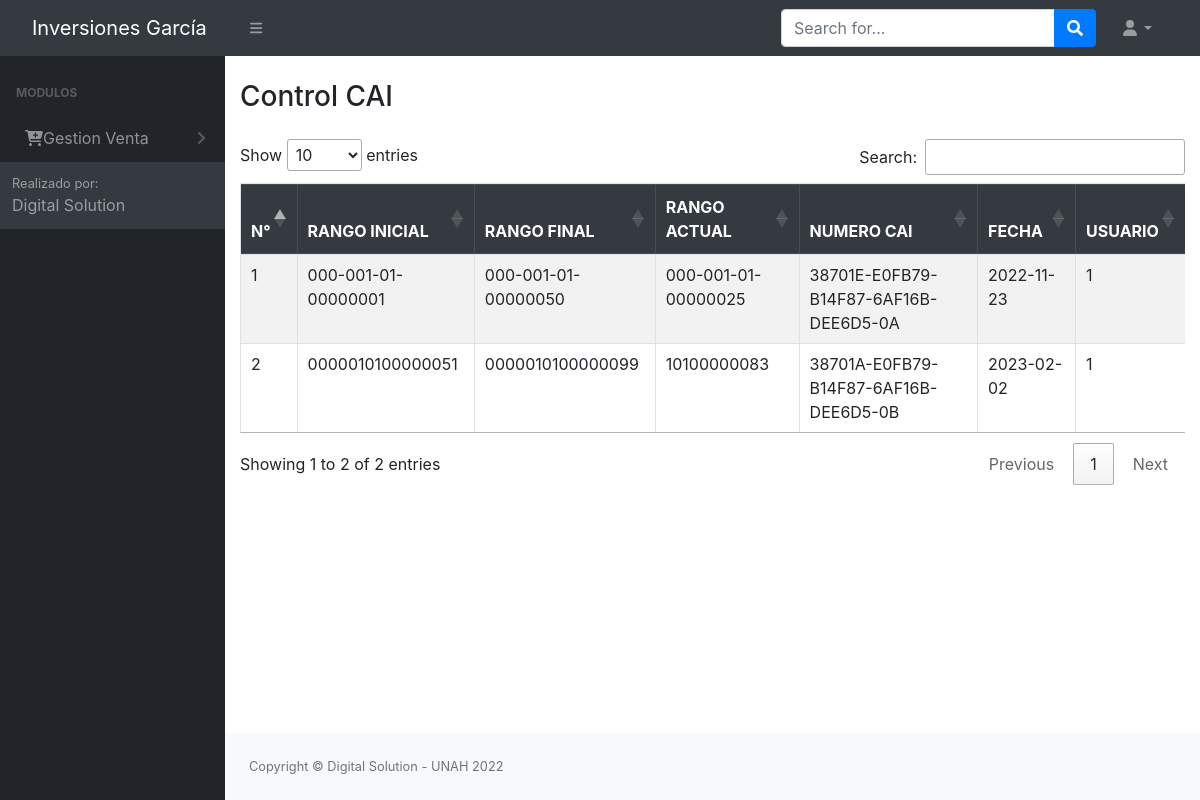
The page /src/CAI.php (signed in) on the database its author committed.
### tables this page shows
CREATE TABLE `tbl_permisos` (
  `id_permiso` int(11) NOT NULL AUTO_INCREMENT,
  `id_rol` int(11) NOT NULL,
  `permiso_insercion` int(11) NOT NULL,
  `permiso_eliminacion` int(11) NOT NULL,
  `permiso_modificar` int(11) NOT NULL,
  `permiso_consultar` int(11) NOT NULL,
  `id_objeto` int(11) NOT NULL,
  `pdf` int(11) NOT NULL,
  PRIMARY KEY (`id_permiso`),
  KEY `id_objeto` (`id_objeto`),
  KEY `id_rol` (`id_rol`)
);

CREATE TABLE `tbl_modulos` (
  `id_objeto` int(11) NOT NULL AUTO_INCREMENT,
  `Objeto` varchar(100) NOT NULL,
  `descripcion_objeto` varchar(30) NOT NULL,
  `id_padre` int(11) NOT NULL,
  `URL` varchar(100) NOT NULL,
  PRIMARY KEY (`id_objeto`)
);

CREATE TABLE `tbl_cai` (
  `id` int(11) NOT NULL AUTO_INCREMENT,
  `rango_inicial` varchar(30) NOT NULL,
  `rango_final` varchar(30) NOT NULL,
  `rango_actual` varchar(30) NOT NULL,
  `numero_CAI` varchar(100) NOT NULL,
  `fecha_vencimiento` date DEFAULT NULL,
  `id_usuario` int(11) NOT NULL,
  PRIMARY KEY (`id`),
  KEY `id_usuario` (`id_usuario`)
);

### config/conex.php (called while the page is built, shortened)
<?php
     function getConexion()
    {
        $db = new PDO('mysql:host=localhost:3306;dbname=bd_inversiones_garcia', 'root', '');
        return $db;
    }
?>

### modelos/modelo_principal.php (called while the page is built, shortened)
<?php
class ModeloPrincipal
{
    private $db;
    private $datos;
    public function __construct()
    {
        require_once '../config/conex.php';
        $this->db = getConexion();
    }
    public function insertargeneral($sql)
    {
        $this->db = getConexion();
        $resultado = $this->db->query($sql);
        if ($resultado) {
            return true;
        } else {
            return false;
        }
    }
    public function mostrargeneral($consulta)
    {
        $resu = $this->db->query($consulta);
        while ($filas = $resu->FETCHALL(PDO::FETCH_ASSOC)) {
            $this->datos[] = $filas;
        }
        return $this->datos;
    }
}

### controladores/controlador_CAI.php (the view, shortened to what this page needs)
<?php
    include_once '../modelos/modelo_principal.php';
    include_once('../Login/header.php');
    class CAIContralador
    {
        static public function mostrarCAI()
        {
            $CAI = new ModeloPrincipal();
            $matriz = $CAI->mostrargeneral("select * from tbl_cai;");
            $ii = 0;
            if($matriz != null)
            {
                foreach ($matriz as $key => $value)   {
                    foreach ($value as $registro) {?>
                        <tr>
                        <td><?=$ii = $ii + 1?></td>
                        <td><?=$registro['rango_inicial']?></td>
                        <td><?=$registro['rango_final']?></td>
                        <td><?=$registro['rango_actual']?></td>
                        <td><?=$registro['numero_CAI']?></td>
                        <td><?=$registro['fecha_vencimiento']?></td>
                        <td><?=$registro['id_usuario']?></td>
                    </tr>
                <?php   }
                }
            }
        }
    }
?>

### Login/header.php (shortened to what this page needs)
<?php
include '../config/conn.php';
?>
<!DOCTYPE html>
<html lang="en">
    <head>
        <link href="https://cdn.jsdelivr.net/npm/simple-datatables@latest/dist/style.css" rel="stylesheet" />
        <link href="../dist/css/styles.css" rel="stylesheet" />
        <link rel="stylesheet" href="../Login/vendors/x/dist/notiflix-3.2.5.min.css" />
        <link rel="stylesheet" href="https://cdnjs.cloudflare.com/ajax/libs/twitter-bootstrap/4.1.3/css/bootstrap.css">
        <link rel="stylesheet" href="https://cdn.datatables.net/1.10.20/css/dataTables.bootstrap4.min.css">
        <link rel="stylesheet" type="text/css" href="assets/css/main.css">
        <link rel="stylesheet" type="text/css" href="assets/css/style.css">
        <link href="https://cdn.jsdelivr.net/npm/bootstrap@5.1.3/dist/css/bootstrap.min.css" rel="stylesheet">
        <link href="../dist/css/contenedor.css" rel="stylesheet" />
        <link href="../Login/vendors/bootstrap/dist/css/bootstrap.min.css" rel="stylesheet">
        <link rel="stylesheet" href="../Login/vendors/notiflix/dist/notiflix-3.2.5.min.css" />
        <link rel="stylesheet" href="https://cdnjs.cloudflare.com/ajax/libs/font-awesome/5.7.2/css/all.min.css" />
        <link rel="stylesheet" href="https://cdnjs.cloudflare.com/ajax/libs/simple-line-icons/2.4.1/css/simple-line-icons.css" />
        <link rel="stylesheet" href="https://cdn.datatables.net/1.10.19/css/jquery.dataTables.min.css" />
        <link rel="stylesheet" href="https://cdn.datatables.net/buttons/1.5.6/css/buttons.dataTables.min.css" />
    </head>
    <body class="sb-nav-fixed">
        <nav class="sb-topnav navbar navbar-expand navbar-dark bg-dark">
            <a class="navbar-brand ps-3" id="titulo_menu" href="../dist/home.php">  Inversiones García  </a>
            <button class="btn btn-link btn-sm order-1 order-lg-0 me-4 me-lg-0" id="sidebarToggle" href="#!"><i class="fas fa-bars"></i></button>
            <form class="d-none d-md-inline-block form-inline ms-auto me-0 me-md-3 my-2 my-md-0">
                <div class="input-group">
                    <input class="form-control" type="text" placeholder="Search for..." aria-label="Search for..." aria-describedby="btnNavbarSearch" />
                    <button class="btn btn-primary" id="btnNavbarSearch" type="button"><i class="fas fa-search"></i></button>
                </div>
            </form>
            <ul class="navbar-nav ms-auto ms-md-0 me-3 me-lg-4">
                <li class="nav-item dropdown">
                    <a class="nav-link dropdown-toggle" id="navbarDropdown" href="#" role="button" data-bs-toggle="dropdown" aria-expanded="false"><i class="fas fa-user fa-fw"></i></a>
                </li>
            </ul>
        </nav>
        <div id="layoutSidenav">
            <div id="layoutSidenav_nav">
                <nav class="sb-sidenav accordion sb-sidenav-dark" id="sidenavAccordion">
                    <div class="sb-sidenav-menu">
                        <div class="nav">
                            <div class="sb-sidenav-menu-heading">Modulos</div>
                            <?php
                            $rol = $_SESSION['rol'];
                            $result = mysqli_query($conn, "select * from tbl_modulos tm inner join tbl_permisos tp ON tm.ID_OBJETO = tp.ID_OBJETO where tm.ID_PADRE = 0 and tp.permiso_consultar = 1 and tp.ID_ROL = '$rol'"); ?>
                            <?php foreach ($result as $i) : ?>
                                <a class="nav-link collapsed" href="#" data-bs-toggle="collapse" data-bs-target="#pagesCollapsePersonas<?= $i['id_objeto'] ?>" aria-expanded="false" aria-controls="pagesCollapseError">
                                    &nbsp;&nbsp;<?= $i['Objeto'] ?>
                                    <div class="sb-sidenav-collapse-arrow"><i class="fas fa-angle-down"></i></div>
                                </a>
                            <?php endforeach; ?>
                    </div>
                    <div class="sb-sidenav-footer">
                        <div class="small">Realizado por:</div>
                        Digital Solution
                    </div>
                </nav>
            </div>
            <div id="layoutSidenav_content"> <br>

### rows shown on the page
tbl_permisos: id_objeto.Objeto "Gestion Venta"
tbl_cai: rango_inicial "000-001-01-00000001", rango_final "000-001-01-00000050", rango_actual "000-001-01-00000025", numero_CAI "38701E-E0FB79-B14F87-6AF16B-DEE6D5-0A", fecha_vencimiento "2022-11-23", id_usuario "1"
tbl_cai: ii "2", rango_inicial "0000010100000051", rango_final "0000010100000099", rango_actual "10100000083", numero_CAI "38701A-E0FB79-B14F87-6AF16B-DEE6D5-0B", fecha_vencimiento "2023-02-02", id_usuario "1"
